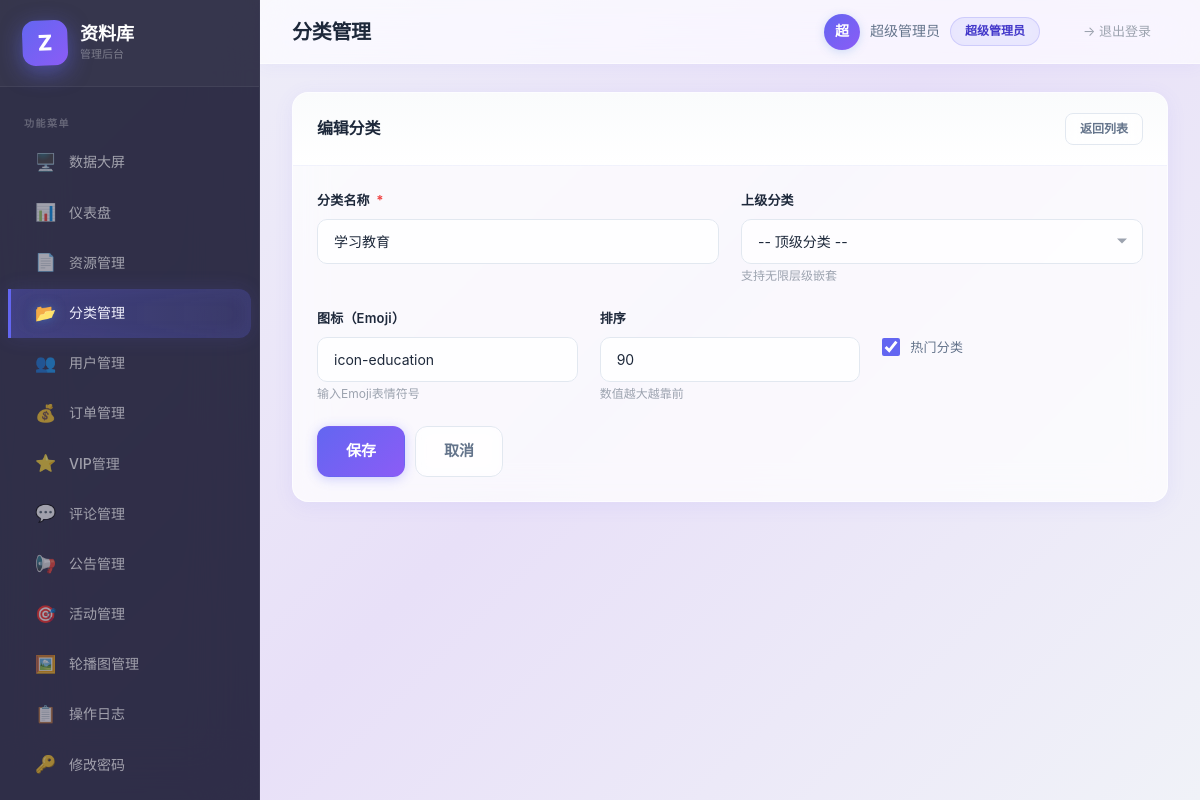
Page /admin/categories.php?edit=2 (signed in) on the committed database.
### tables this page shows
CREATE TABLE `categories` (
  `id` int(10) unsigned NOT NULL AUTO_INCREMENT,
  `parent_id` int(10) unsigned NOT NULL DEFAULT 0 COMMENT '0=顶级分类',
  `name` varchar(100) NOT NULL,
  `icon` varchar(500) DEFAULT NULL,
  `sort_order` int(11) NOT NULL DEFAULT 0,
  `is_hot` tinyint(4) NOT NULL DEFAULT 0 COMMENT '1=热门',
  `status` tinyint(4) NOT NULL DEFAULT 1 COMMENT '1=启用 0=禁用',
  `created_at` datetime NOT NULL DEFAULT CURRENT_TIMESTAMP,
  `updated_at` datetime NOT NULL DEFAULT CURRENT_TIMESTAMP ON UPDATE CURRENT_TIMESTAMP,
  PRIMARY KEY (`id`),
  KEY `idx_parent_id` (`parent_id`),
  KEY `idx_sort_order` (`sort_order`)
);

### config/database.php (called while the page is built)
<?php
return [
    'host'     => getenv('DB_HOST')     ?: 'localhost',
    'port'     => getenv('DB_PORT')     ?: '3306',
    'dbname'   => getenv('DB_NAME')     ?: 'ziliaoku',
    'username' => getenv('DB_USER')     ?: 'root',
    'password' => getenv('DB_PASS')     ?: '',
    'charset'  => getenv('DB_CHARSET')  ?: 'utf8mb4',
    'options'  => [
        PDO::ATTR_ERRMODE            => PDO::ERRMODE_EXCEPTION,
        PDO::ATTR_DEFAULT_FETCH_MODE => PDO::FETCH_ASSOC,
        PDO::ATTR_EMULATE_PREPARES   => false,
        PDO::MYSQL_ATTR_INIT_COMMAND => "SET NAMES utf8mb4 COLLATE utf8mb4_unicode_ci",
    ],
];

### core/Database.php (called while the page is built, shortened)
<?php
class Database
{
    private static ?Database $instance = null;
    private PDO $pdo;
    private function __construct()
    {
        $config = require __DIR__ . '/../config/database.php';
        $dsn = sprintf(
            'mysql:host=%s;port=%s;dbname=%s;charset=%s',
            $config['host'],
            $config['port'],
            $config['dbname'],
            $config['charset']
        );
        try {
            $this->pdo = new PDO($dsn, $config['username'], $config['password'], $config['options']);
        } catch (PDOException $e) {
            throw new RuntimeException('数据库连接失败: ' . $e->getMessage());
        }
    }
    public static function getInstance(): self
    {
        if (self::$instance === null) {
            self::$instance = new self();
        }
        return self::$instance;
    }
    public function query(string $sql, array $params = []): PDOStatement
    {
        try {
            $stmt = $this->pdo->prepare($sql);
            $stmt->execute($params);
            return $stmt;
        } catch (PDOException $e) {
            throw new RuntimeException('查询失败: ' . $e->getMessage());
        }
    }
    public function fetch(string $sql, array $params = []): array
    {
        $stmt = $this->query($sql, $params);
        $result = $stmt->fetch(PDO::FETCH_ASSOC);
        return $result ?: [];
    }
}

### admin/categories.php (the view, shortened to what this page needs)
<?php
require_once __DIR__ . '/../core/Database.php';
$db = Database::getInstance();
$editCat = null;
if (isset($_GET['edit'])) {
    $editId = (int)$_GET['edit'];
    if ($editId > 0) {
        $editCat = $db->fetch('SELECT * FROM categories WHERE id=:id', [':id' => $editId]);
    }
}
include __DIR__ . '/header.php';
?>
<?php if ($editCat || isset($_GET['add'])): ?>
<div class="card mb-20">
  <div class="card-header">
    <h3><?php echo ($editCat && isset($editCat['id'])) ? '编辑分类' : '新增分类'; ?></h3>
    <a href="categories.php" class="btn btn-outline btn-sm">返回列表</a>
  </div>
  <div class="card-body">
    <form method="POST" action="categories.php">
      <div class="form-row">
        <div class="form-group">
          <label>分类名称 <span class="required">*</span></label>
          <input type="text" name="name" class="form-control" required
                 value="<?php echo htmlspecialchars($editCat['name'] ?? ''); ?>">
        </div>
        <div class="form-group">
          <label>上级分类</label>
          <select name="parent_id" class="form-control">
            <option value="0">-- 顶级分类 --</option>
          </select>
          <span class="form-hint">支持无限层级嵌套</span>
        </div>
      </div>
      <div class="form-row-3">
        <div class="form-group">
          <label>图标（Emoji）</label>
          <input type="text" name="icon" class="form-control" placeholder="例如: 📄 💻 🎨"
                 value="<?php echo htmlspecialchars($editCat['icon'] ?? ''); ?>">
          <span class="form-hint">输入Emoji表情符号</span>
        </div>
        <div class="form-group">
          <label>排序</label>
          <input type="number" name="sort_order" class="form-control" min="0"
                 value="<?php echo $editCat['sort_order'] ?? '0'; ?>">
          <span class="form-hint">数值越大越靠前</span>
        </div>
        <div class="form-group">
          <label>&nbsp;</label>
          <div class="form-check">
            <input type="checkbox" name="is_hot" id="is_hot" value="1"
              <?php echo ($editCat['is_hot'] ?? 0) ? 'checked' : ''; ?>>
            <label for="is_hot">热门分类</label>
          </div>
        </div>
      </div>
      <div class="d-flex gap-10">
        <button type="submit" class="btn btn-primary btn-lg">保存</button>
        <a href="categories.php" class="btn btn-outline btn-lg">取消</a>
      </div>
    </form>
  </div>
</div>
<?php endif; ?>
<?php include __DIR__ . '/footer.php'; ?>

### rows in the picture
categories: name "学习教育", icon "icon-education", sort_order "90", is_hot "☑"

### other values in the picture
$nav['icon'] "🖥️"
$nav['label'] "数据大屏"
$nav['icon'] "📊"
$nav['label'] "仪表盘"
$nav['icon'] "📄"
$nav['label'] "资源管理"
$nav['icon'] "📂"
$nav['label'] "分类管理"
$nav['icon'] "👥"
$nav['label'] "用户管理"
$nav['icon'] "💰"
$nav['label'] "订单管理"
$nav['icon'] "⭐"
$nav['label'] "VIP管理"
$nav['icon'] "💬"
